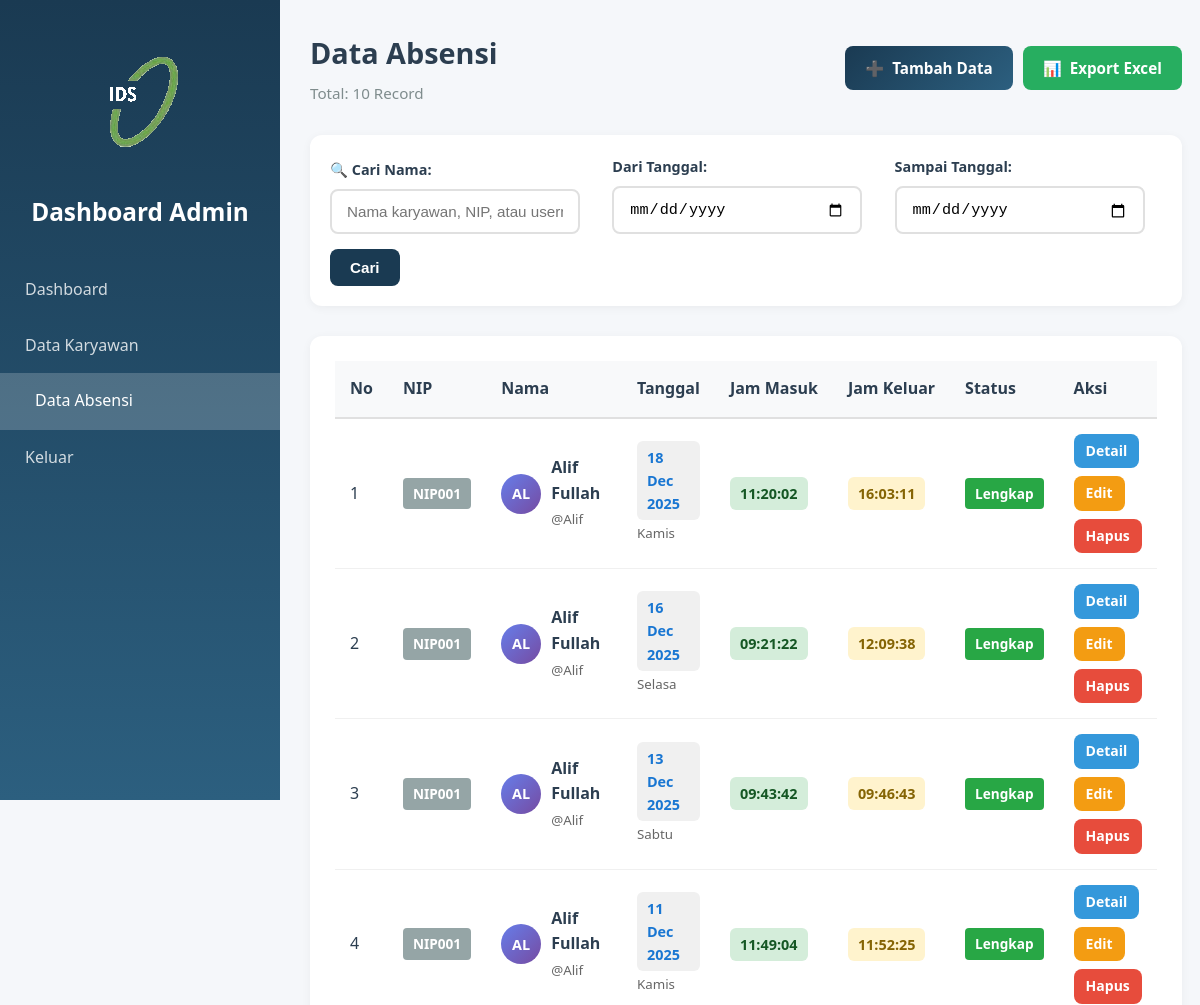
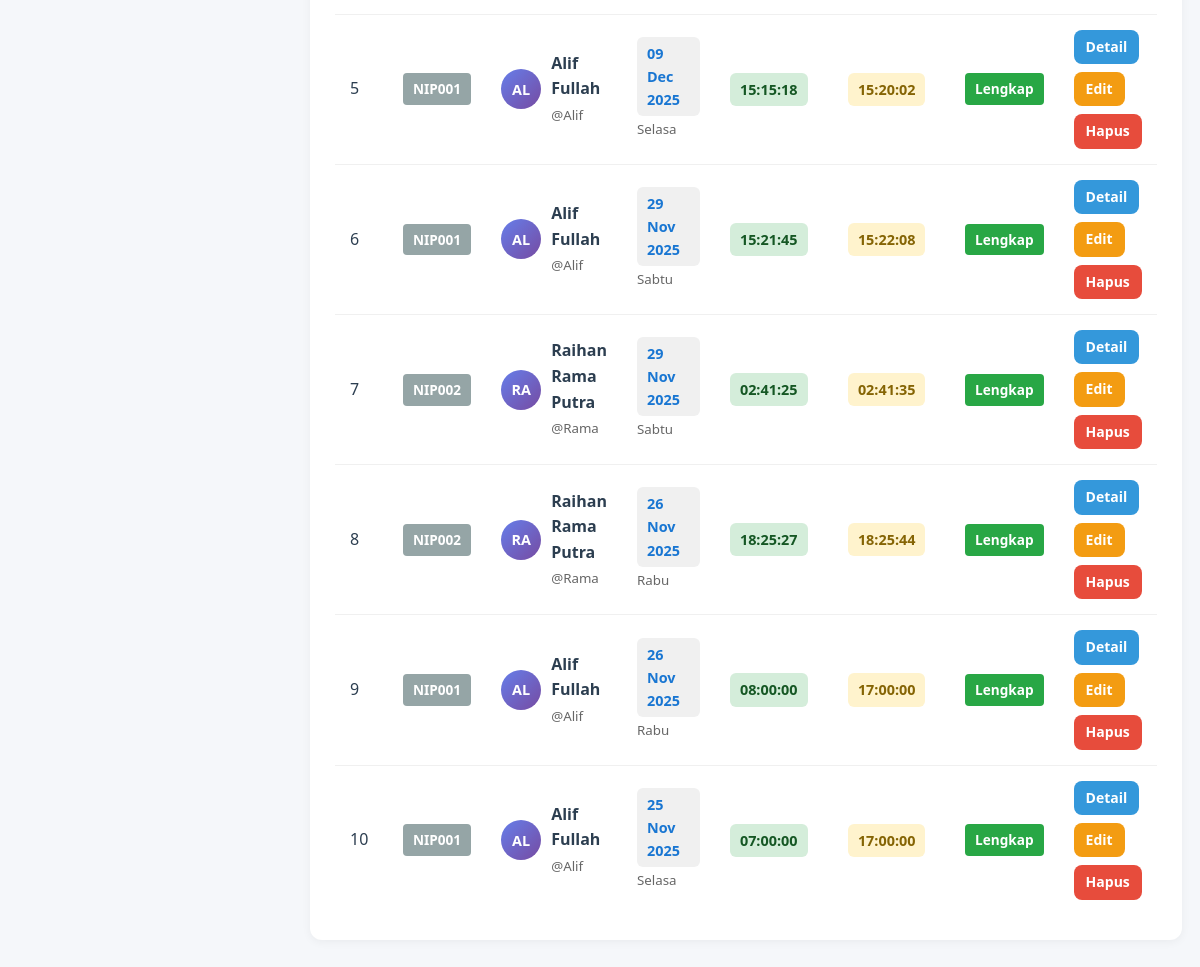
The page /pages/dashboard.php?page=absensi (signed in) on the database its author committed (2 pictures, top to bottom).
### tables this page shows
CREATE TABLE `absensi` (
  `id_absensi` int(11) NOT NULL,
  `id_user` int(11) NOT NULL,
  `nama` varchar(100) NOT NULL,
  `tanggal` date NOT NULL,
  `jam_masuk` time DEFAULT NULL,
  `jam_keluar` time DEFAULT NULL,
  `foto` varchar(255) DEFAULT NULL,
  `foto_keluar` varchar(255) DEFAULT NULL,
  `latitude` decimal(10,8) DEFAULT NULL,
  `longitude` decimal(11,8) DEFAULT NULL,
  `lat_keluar` decimal(10,8) DEFAULT NULL,
  `lon_keluar` decimal(11,8) DEFAULT NULL,
  `keterangan` text DEFAULT NULL
);

CREATE TABLE `karyawan` (
  `id_karyawan` int(11) NOT NULL,
  `nip` varchar(20) NOT NULL,
  `id_user` int(11) NOT NULL,
  `nama_lengkap` varchar(100) NOT NULL,
  `jenis_kelamin` enum('Laki-laki','Perempuan') NOT NULL,
  `email` varchar(100) DEFAULT NULL,
  `no_tlp` varchar(15) DEFAULT NULL,
  `tgl_lahir` date DEFAULT NULL,
  `alamat` text DEFAULT NULL,
  `foto` varchar(255) DEFAULT NULL,
  `created_at` timestamp NOT NULL DEFAULT current_timestamp(),
  `updated_at` timestamp NOT NULL DEFAULT current_timestamp() ON UPDATE current_timestamp()
);

CREATE TABLE `user` (
  `id_user` int(11) NOT NULL,
  `nama` varchar(100) NOT NULL,
  `username` varchar(50) NOT NULL,
  `password` varchar(255) NOT NULL,
  `role` enum('admin','karyawan') NOT NULL DEFAULT 'karyawan',
  `foto_profil` varchar(255) NOT NULL,
  `tgl_register` timestamp NOT NULL DEFAULT current_timestamp()
);

### pages/content_absensi.php (the view, shortened to what this page needs)
<?php
include('../config/koneksi.php');
$search = isset($_GET['search']) ? mysqli_real_escape_string($koneksi, $_GET['search']) : '';
$tanggal_dari = isset($_GET['tanggal_dari']) ? mysqli_real_escape_string($koneksi, $_GET['tanggal_dari']) : '';
$tanggal_sampai = isset($_GET['tanggal_sampai']) ? mysqli_real_escape_string($koneksi, $_GET['tanggal_sampai']) : '';
$query = "SELECT a.*,
                 u.nama,
                 u.username,
                 k.nama_lengkap,
                 k.nip,
                 k.email,
                 k.no_tlp
          FROM absensi a
          LEFT JOIN user u ON a.id_user = u.id_user
          LEFT JOIN karyawan k ON u.id_user = k.id_user
          WHERE 1=1";
$query .= " ORDER BY a.tanggal DESC, a.jam_masuk DESC";
$absensi = mysqli_query($koneksi, $query);
$total_absensi = mysqli_num_rows($absensi);
?>
<div class="page-header">
    <div class="header-content">
        <h3>Data Absensi</h3>
        <p class="subtitle">Total: <?= $total_absensi ?> Record</p>
    </div>
    <div class="header-actions">
        <a href="tambah_absensi.php" class="btn btn-primary">
            <span>➕</span> Tambah Data
        </a>
        <?php
        $export_url = "export_excel.php?";
        $params = [];
        $export_url .= implode("&", $params);
        ?>
        <a href="<?= $export_url ?>" class="btn btn-success">
            <span>📊</span> Export Excel
        </a>
    </div>
</div>
<div class="filter-container">
    <form method="GET" action="" class="filter-form">
        <div class="filter-group">
            <div class="filter-item">
                <label>🔍 Cari Nama:</label>
                <input
                    type="text"
                    name="search"
                    class="filter-input"
                    placeholder="Nama karyawan, NIP, atau username..."
                    value="<?= htmlspecialchars($search) ?>"
                >
            </div>
            <div class="filter-item">
                <label>Dari Tanggal:</label>
                <input
                    type="date"
                    name="tanggal_dari"
                    class="filter-input"
                    value="<?= htmlspecialchars($tanggal_dari) ?>"
                >
            </div>
            <div class="filter-item">
                <label>Sampai Tanggal:</label>
                <input
                    type="date"
                    name="tanggal_sampai"
                    class="filter-input"
                    value="<?= htmlspecialchars($tanggal_sampai) ?>"
                >
            </div>
            <div class="filter-item filter-buttons">
                <button type="submit" class="btn btn-search">Cari</button>
            </div>
        </div>
    </form>
</div>
<div class="card table-card">
    <div class="card-body">
        <?php if($total_absensi > 0): ?>
            <div class="table-responsive">
                <table class="table">
                    <thead>
                        <tr>
                            <th>No</th>
                            <th>NIP</th>
                            <th>Nama</th>
                            <th>Tanggal</th>
                            <th>Jam Masuk</th>
                            <th>Jam Keluar</th>
                            <th>Status</th>
                            <th>Aksi</th>
                        </tr>
                    </thead>
                    <tbody>
                        <?php
                        $no = 1;
                        while($row = mysqli_fetch_assoc($absensi)):
                            $status = '';
                            $status_class = '';
                            if(empty($row['jam_keluar'])) {
                                $status = 'Belum Pulang';
                                $status_class = 'badge-warning';
                            } else {
                                $status = 'Lengkap';
                                $status_class = 'badge-success';
                            }
                            $tanggal_format = date('d M Y', strtotime($row['tanggal']));
                            $hari = date('l', strtotime($row['tanggal']));
                            $hari_indo = [
                                'Sunday' => 'Minggu',
                                'Monday' => 'Senin',
                                'Tuesday' => 'Selasa',
                                'Wednesday' => 'Rabu',
                                'Thursday' => 'Kamis',
                                'Friday' => 'Jumat',
                                'Saturday' => 'Sabtu'
                            ];
                        ?>
                        <tr>
                            <td data-label="No"><?= $no++ ?></td>
                            <td data-label="NIP">
                                <span class="badge badge-secondary">
                                    <?= htmlspecialchars($row['nip'] ?? '-') ?>
                                </span>
                            </td>
                            <td data-label="Nama">
                                <div class="employee-info">
                                    <span class="employee-avatar">
                                        <?= strtoupper(substr($row['nama_lengkap'] ?? $row['nama'], 0, 2)) ?>
                                    </span>
                                    <div>
                                        <strong><?= htmlspecialchars($row['nama_lengkap'] ?? $row['nama']) ?></strong>
                                        <br>
                                        <small style="color: #666;">@<?= htmlspecialchars($row['username']) ?></small>
                                    </div>
                                </div>
                            </td>
                            <td data-label="Tanggal">
                                <div class="date-info">
                                    <span class="date-badge"><?= $tanggal_format ?></span>
                                    <br>
                                    <small style="color: #666;"><?= $hari_indo[$hari] ?></small>
                                </div>
                            </td>
                            <td data-label="Jam Masuk">
                                <span class="time-badge time-in">
                                    <?= $row['jam_masuk'] ?: '-' ?>
                                </span>
                            </td>
                            <td data-label="Jam Keluar">
                                <span class="time-badge time-out">
                                    <?= $row['jam_keluar'] ?: '-' ?>
                                </span>
                            </td>
                            <td data-label="Status">
                                <span class="badge <?= $status_class ?>">
                                    <?= $status ?>
                                </span>
                            </td>
                            <td data-label="Aksi">
                                <div class="action-buttons">
                                    <a href="detail_absensi.php?id_absensi=<?= $row['id_absensi'] ?>"
                                       class="btn btn-info btn-sm"
                                       title="Lihat Detail">
                                        Detail
                                    </a>
                                    <a href="edit_absensi.php?id_absensi=<?= $row['id_absensi'] ?>"
                                       class="btn btn-warning btn-sm"
                                       title="Edit Absensi">
                                        Edit
                                    </a>
                                    <a href="hapus_absensi.php?id_absensi=<?= $row['id_absensi'] ?>"
                                       class="btn btn-danger btn-sm"
                                       onclick="return confirm('Yakin ingin menghapus data absensi <?= htmlspecialchars($row['nama_lengkap'] ?? $row['nama']) ?>?')"
                                       title="Hapus Absensi">
                                        Hapus
                                    </a>
                                </div>
                            </td>
                        </tr>
                        <?php endwhile; ?>
                    </tbody>
                </table>
            </div>
        <?php endif; ?>
    </div>
</div>

### assets/css/dashboard.css (style rules this page uses)
* { margin: 0; padding: 0; box-sizing: border-box; }
:root { --primary-navy: #1a3a52; --primary-orange: #ff6600; --secondary-navy: #2c5f7f; --light-orange: #ff8533; --white: #ffffff; --light-gray: #f5f7fa; --gray: #95a5a6; --dark-gray: #34495e; --text-dark: #2c3e50; --success: #27ae60; --danger: #e74c3c; --warning: #f39c12; --info: #3498db; }
body { font-family: 'Segoe UI', Tahoma, Geneva, Verdana, sans-serif; background: var(--light-gray); color: var(--text-dark); line-height: 1.6; }
.page-header { display: flex; justify-content: space-between; align-items: center; margin-bottom: 30px; flex-wrap: wrap; gap: 20px; }
.page-header h3 { color: #2c3e50; font-size: 1.8rem; }
.page-header .subtitle { color: #7f8c8d; font-size: 0.95rem; margin-top: 5px; }
.header-actions { display: flex; gap: 10px; }
.card { background: white; border-radius: 12px; box-shadow: 0 2px 10px rgba(0,0,0,0.05); margin-bottom: 30px; }
.card-body { padding: 25px; }
.search-container, .filter-container { margin-bottom: 30px; }
.search-form, .filter-form { background: white; padding: 20px; border-radius: 12px; box-shadow: 0 2px 10px rgba(0,0,0,0.05); }
.search-input, .filter-input { flex: 1; min-width: 250px; padding: 12px 15px; border: 2px solid #e0e0e0; border-radius: 8px; font-size: 0.95rem; transition: all 0.3s; }
.filter-group { display: grid; grid-template-columns: repeat(auto-fit, minmax(200px, 1fr)); gap: 15px; align-items: end; }
.filter-item label { display: block; margin-bottom: 8px; color: #2c3e50; font-weight: 600; font-size: 0.9rem; }
.filter-buttons { display: flex; gap: 10px; }
.btn { padding: 10px 20px; border: none; border-radius: 8px; cursor: pointer; font-size: 0.95rem; font-weight: 600; transition: all 0.3s; text-decoration: none; display: inline-flex; align-items: center; gap: 8px; justify-content: center; }
.btn-primary { background: linear-gradient(135deg, #1a3a52 0%, #2c5f7f 100%); color: white; }
.btn-success { background: #27ae60; color: white; }
.btn-info { background: #3498db; color: white; }
.btn-warning { background: #f39c12; color: white; }
.btn-danger { background: #e74c3c; color: white; }
.btn-search { background: #1a3a52; color: white; }
.btn-sm { padding: 6px 12px; font-size: 0.85rem; }
.table-responsive { overflow-x: auto; }
.table { width: 100%; border-collapse: collapse; }
.table thead { background: #f8f9fa; }
.table th { padding: 15px; text-align: left; color: #2c3e50; font-weight: 700; border-bottom: 2px solid #e0e0e0; white-space: nowrap; }
.table td { padding: 15px; border-bottom: 1px solid #f0f0f0; vertical-align: middle; }
.table tbody tr:last-child td { border-bottom: none; }
.employee-info { display: flex; align-items: center; gap: 12px; }
.employee-avatar { width: 40px; height: 40px; border-radius: 50%; background: linear-gradient(135deg, #1a3a52 0%, #2c5f7f 100%); color: white; display: flex; align-items: center; justify-content: center; font-weight: 700; font-size: 0.9rem; }
.badge { display: inline-block; padding: 6px 12px; border-radius: 20px; font-size: 0.85rem; font-weight: 600; }
.badge-success { background: #d4edda; color: #155724; }
.date-badge { display: inline-block; padding: 6px 12px; background: #e3f2fd; color: #1976d2; border-radius: 6px; font-size: 0.9rem; }
.time-badge { display: inline-block; padding: 6px 12px; border-radius: 6px; font-size: 0.9rem; font-weight: 600; }
.time-in { background: #e8f5e9; color: #2e7d32; }
.time-out { background: #fff3e0; color: #e65100; }
.action-buttons { display: flex; gap: 8px; flex-wrap: wrap; }

### rows shown on the page
absensi: karyawan.nip "NIP001", karyawan.nama_lengkap "AL", karyawan.nama_lengkap "Alif Fullah", id_user.username "Alif", tanggal "18 Dec 2025", tanggal "Kamis", jam_masuk "11:20:02", jam_keluar "16:03:11", jam_keluar "Lengkap"
absensi: karyawan.nip "NIP001", karyawan.nama_lengkap "AL", karyawan.nama_lengkap "Alif Fullah", id_user.username "Alif", tanggal "16 Dec 2025", tanggal "Selasa", jam_masuk "09:21:22", jam_keluar "12:09:38", jam_keluar "Lengkap"
absensi: karyawan.nip "NIP001", karyawan.nama_lengkap "AL", karyawan.nama_lengkap "Alif Fullah", id_user.username "Alif", tanggal "13 Dec 2025", tanggal "Sabtu", jam_masuk "09:43:42", jam_keluar "09:46:43", jam_keluar "Lengkap"
absensi: karyawan.nip "NIP001", karyawan.nama_lengkap "AL", karyawan.nama_lengkap "Alif Fullah", id_user.username "Alif", tanggal "11 Dec 2025", tanggal "Kamis", jam_masuk "11:49:04", jam_keluar "11:52:25", jam_keluar "Lengkap"
absensi: karyawan.nip "NIP001", karyawan.nama_lengkap "AL", karyawan.nama_lengkap "Alif Fullah", id_user.username "Alif", tanggal "09 Dec 2025", tanggal "Selasa", jam_masuk "15:15:18", jam_keluar "15:20:02", jam_keluar "Lengkap"
absensi: karyawan.nip "NIP001", karyawan.nama_lengkap "AL", karyawan.nama_lengkap "Alif Fullah", id_user.username "Alif", tanggal "29 Nov 2025", tanggal "Sabtu", jam_masuk "15:21:45", jam_keluar "15:22:08", jam_keluar "Lengkap"
absensi: karyawan.nip "NIP002", karyawan.nama_lengkap "RA", karyawan.nama_lengkap "Raihan Rama Putra", id_user.username "Rama", tanggal "29 Nov 2025", tanggal "Sabtu", jam_masuk "02:41:25", jam_keluar "02:41:35", jam_keluar "Lengkap"
absensi: karyawan.nip "NIP002", karyawan.nama_lengkap "RA", karyawan.nama_lengkap "Raihan Rama Putra", id_user.username "Rama", tanggal "26 Nov 2025", tanggal "Rabu", jam_masuk "18:25:27", jam_keluar "18:25:44", jam_keluar "Lengkap"
absensi: karyawan.nip "NIP001", karyawan.nama_lengkap "AL", karyawan.nama_lengkap "Alif Fullah", id_user.username "Alif", tanggal "26 Nov 2025", tanggal "Rabu", jam_masuk "08:00:00", jam_keluar "17:00:00", jam_keluar "Lengkap"
absensi: karyawan.nip "NIP001", karyawan.nama_lengkap "AL", karyawan.nama_lengkap "Alif Fullah", id_user.username "Alif", tanggal "25 Nov 2025", tanggal "Selasa", jam_masuk "07:00:00", jam_keluar "17:00:00", jam_keluar "Lengkap"

### other values the page prints
$total_absensi "10"
